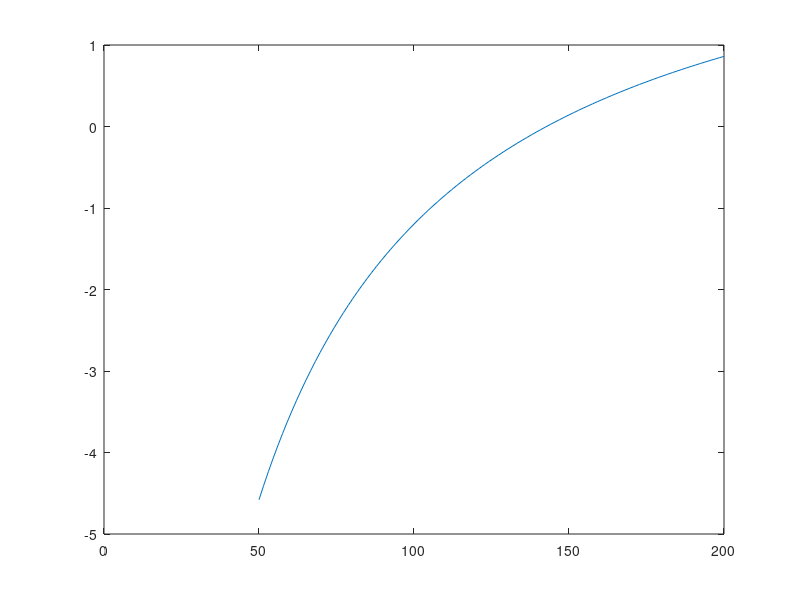

The MATLAB script that drew this image: (Note: this script raises an error after producing the figure.)
cd=0.25;
g=9.81;
v=36;
t=4;
mp=linspace(50,200);
fp=sqrt(g*mp/cd).*tanh(sqrt(g*cd./mp)*t)-v;
figure
plot (mp,fp)
fkhfkhfdskl